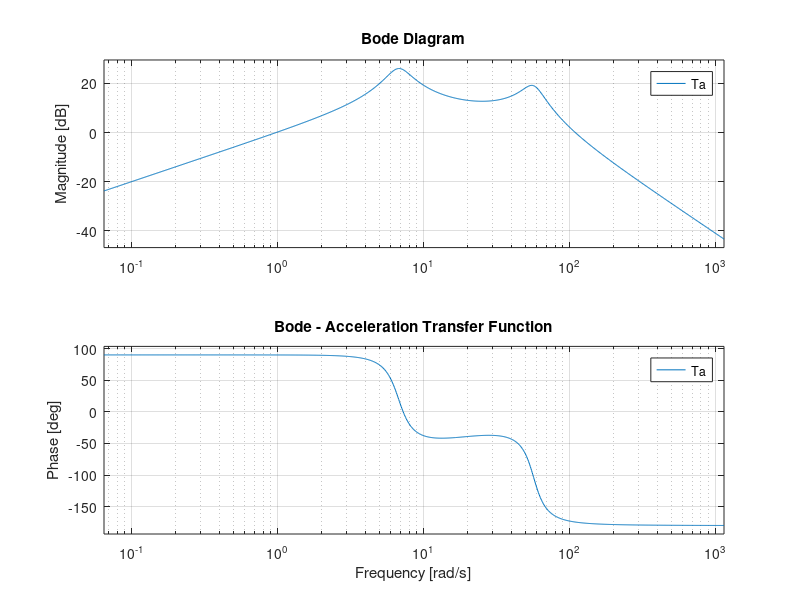
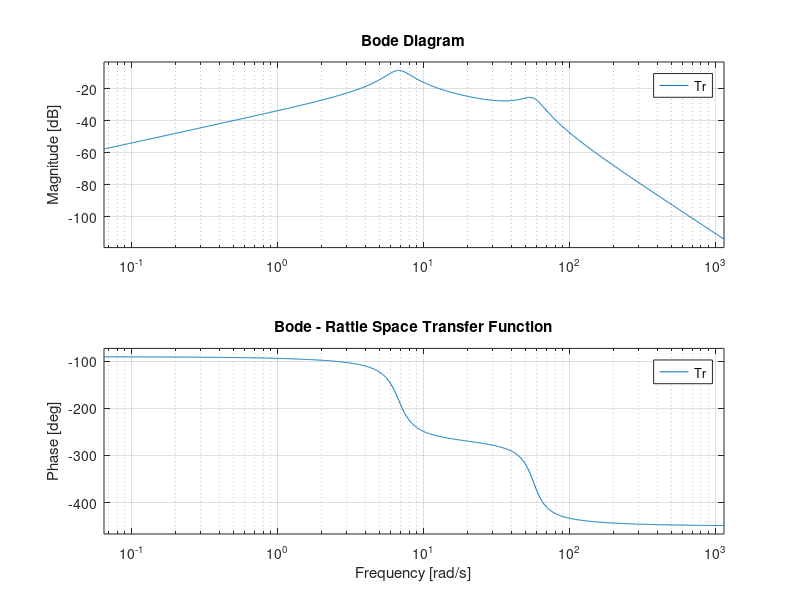
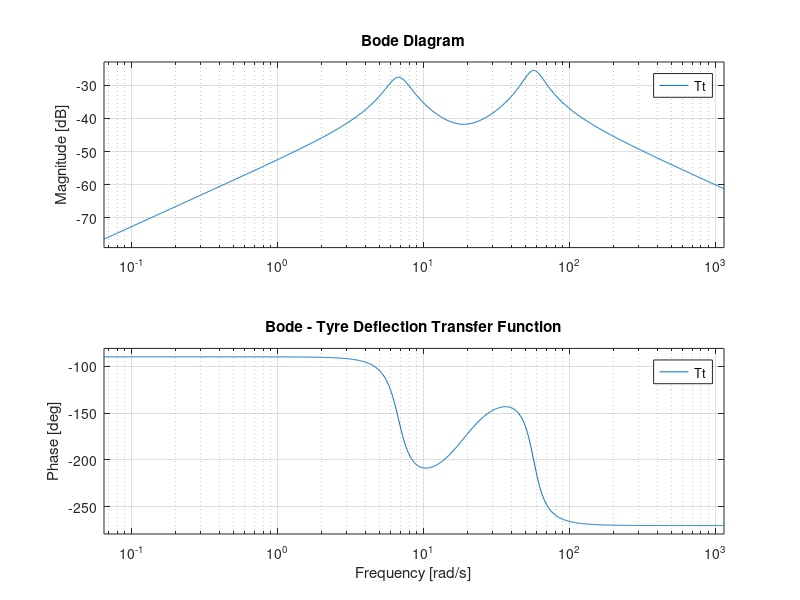

The MATLAB script that drew these images, in order:
ms = 300;
mu = 50;
ks = 15000;
kt = 150000;
bs = 900;
wn = {6.5*10^-2, 57.5*10*2};

s = tf('s');

d = mu*ms*s^4 + (mu + ms)*bs*s^3 + (mu*ks + ms*ks + ms*kt)*s^2 + bs*kt*s + ks*kt;
Ta = (kt*s * (bs*s + ks)) / d;
Tr = (-kt*ms*s) / d;
Tt = -(mu*ms*s^3 + (mu + ms)*bs*s^2 + (mu + ms)*ks * s) / d;

figure(1);
bode(Ta, wn);
title('Bode - Acceleration Transfer Function');
% margin(Ta);

figure(2);
bode(Tr, wn);
title('Bode - Rattle Space Transfer Function');
% margin(Tr);

figure(3);
bode(Tt, wn);
title('Bode - Tyre Deflection Transfer Function');
% margin(Tt);